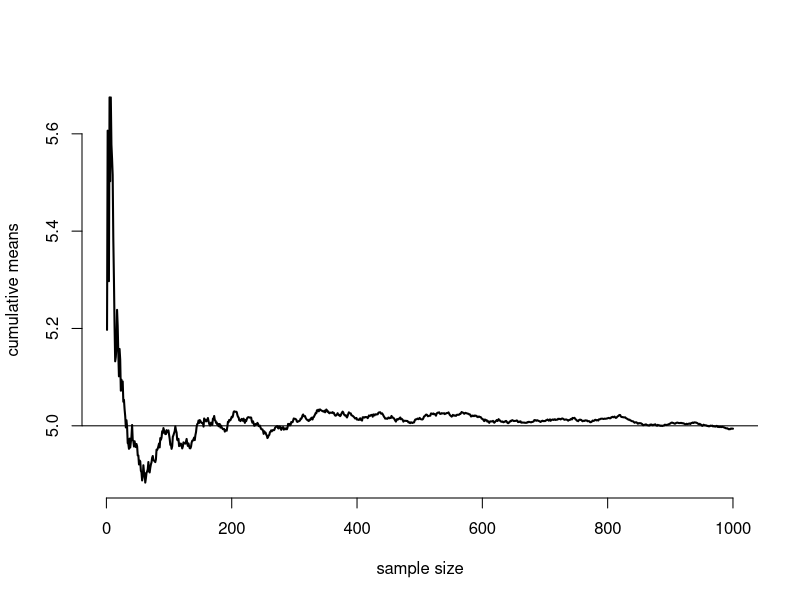
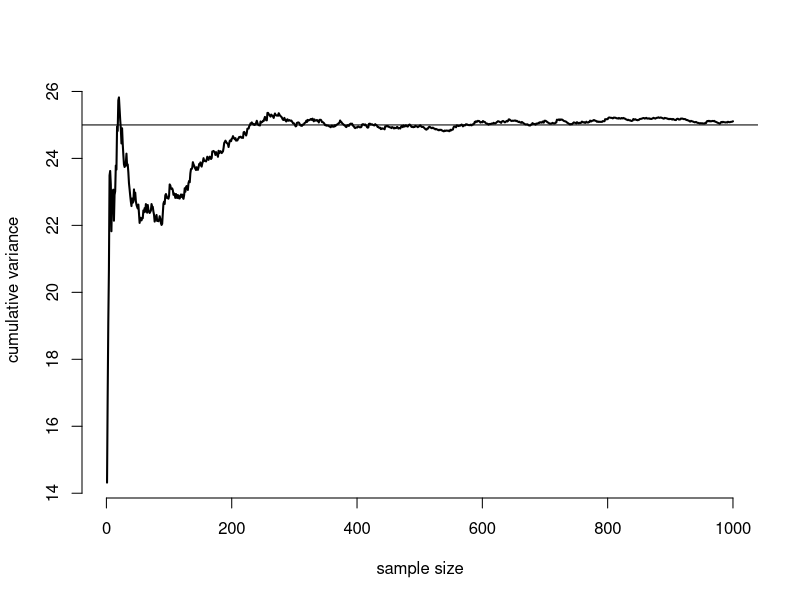
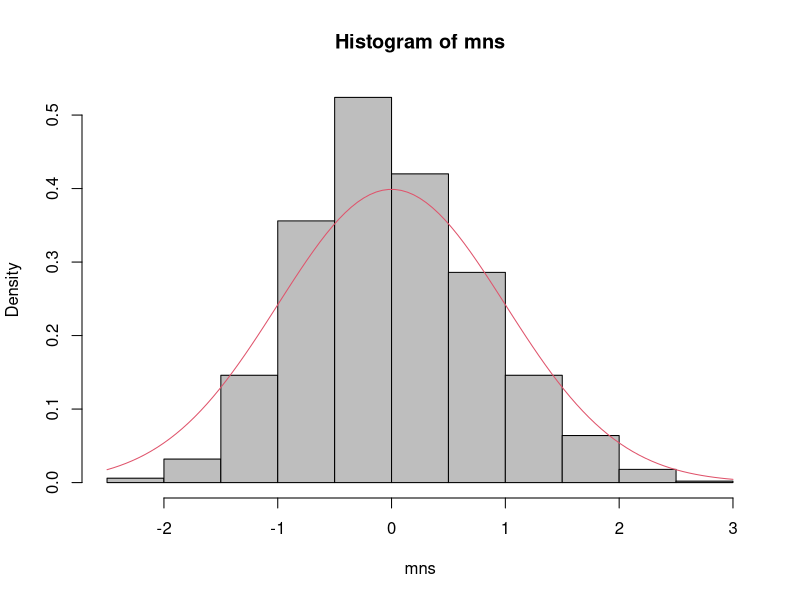
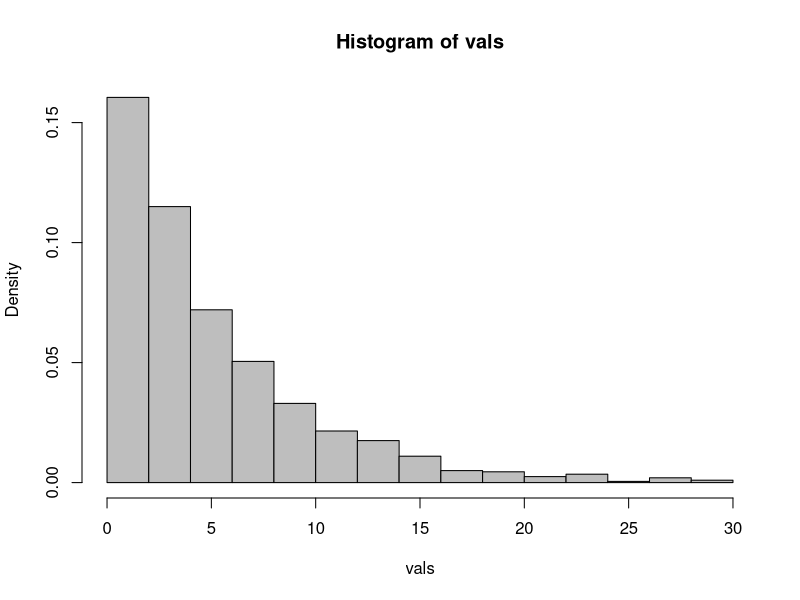
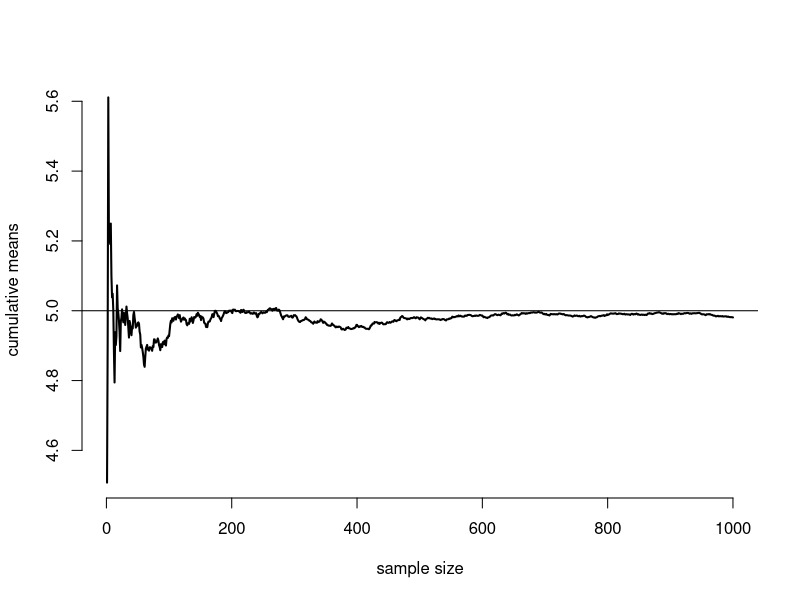
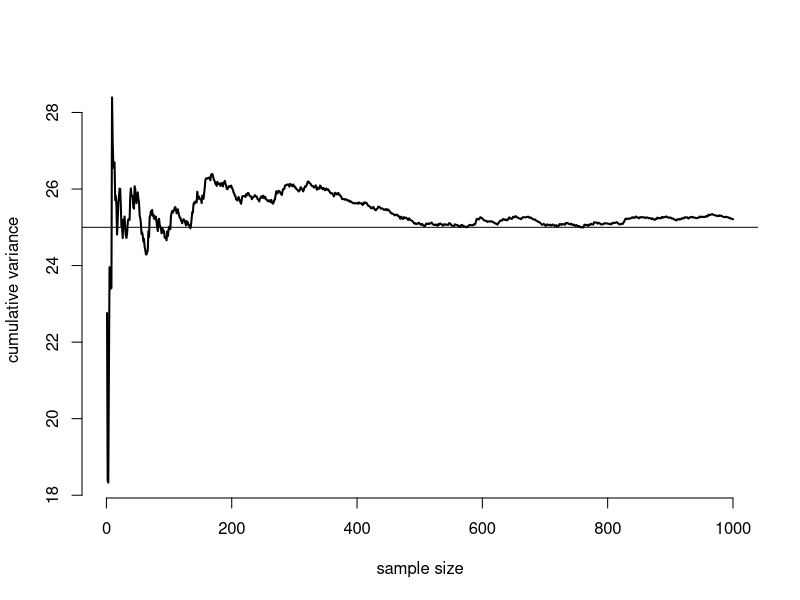
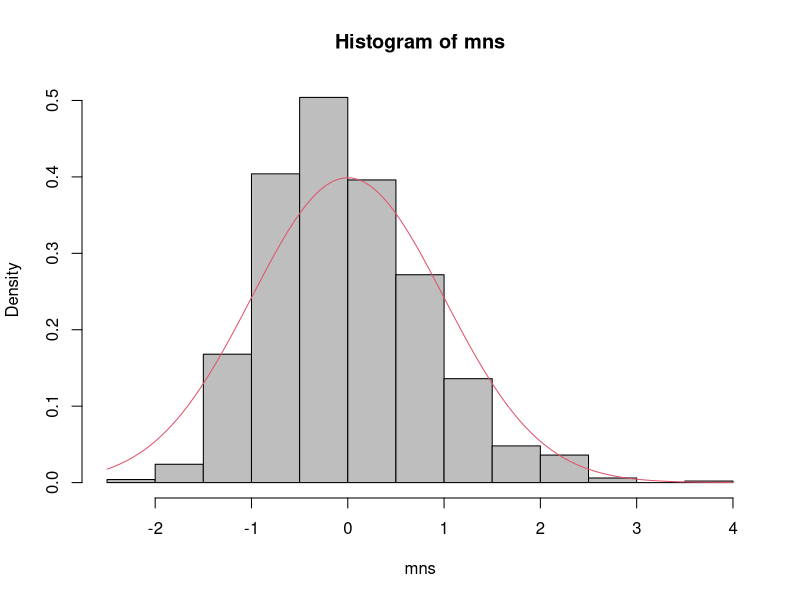
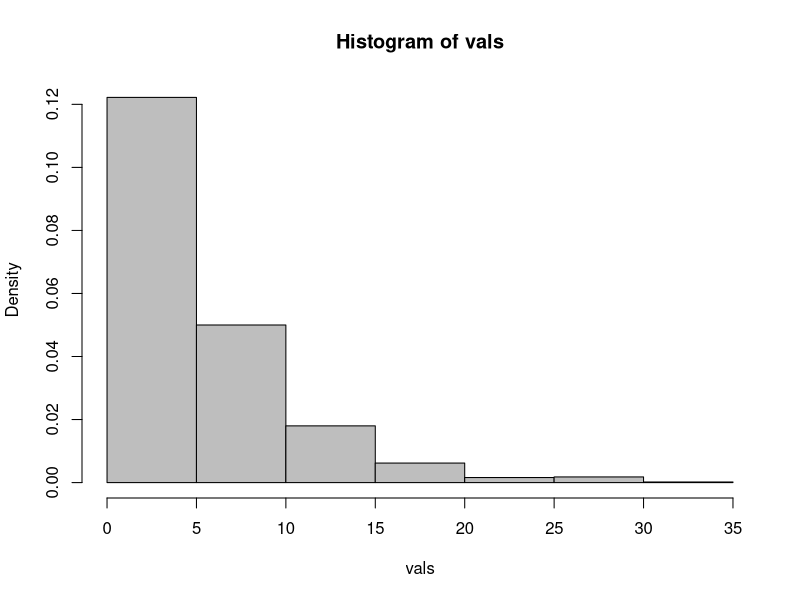

Reproduce these figures in R, in order.
## ---- chunk 1
n <- 1000; 
means = c()
meanValueCumulative = 0
for (i in 1 : n){
  meanValue = mean(rexp(40, 0.2))
  meanValueCumulative = meanValueCumulative + meanValue
  meanNow = meanValueCumulative / i 
  means = c(means, meanNow)
} 

plot(1 : n, means, type = "l", lwd = 2, frame = FALSE, ylab = "cumulative means", xlab = "sample size") 

abline(h = 5)
## ---- chunk 2
n <- 1000; 
means = c()
meanValueCumulative = 0
for (i in 1 : n){
  meanValue = var(rexp(40, 0.2))
  meanValueCumulative = meanValueCumulative + meanValue
  meanNow = meanValueCumulative / i 
  means = c(means, meanNow)
} 

plot(1 : n, means, type = "l", lwd = 2, frame = FALSE, ylab = "cumulative variance", xlab = "sample size") 

abline(h = 25)
## ---- chunk 3
mns = NULL
for (i in 1 : 1000) mns = c(mns, mean(rexp(40, 0.2)-5))
hist(mns, freq = FALSE, col = "grey")
curve(dnorm, col = 2, add = TRUE)
## ---- chunk 4
vals = rexp(1000, 0.2)
hist(vals, freq = FALSE, col = "grey")
## ---- chunk 5
n <- 1000; 
means = c()
meanValueCumulative = 0
for (i in 1 : n){
  meanValue = mean(rexp(40, 0.2))
  meanValueCumulative = meanValueCumulative + meanValue
  meanNow = meanValueCumulative / i 
  means = c(means, meanNow)
} 

plot(1 : n, means, type = "l", lwd = 2, frame = FALSE, ylab = "cumulative means", xlab = "sample size") 

abline(h = 5)
## ---- chunk 6
n <- 1000; 
means = c()
meanValueCumulative = 0
for (i in 1 : n){
  meanValue = var(rexp(40, 0.2))
  meanValueCumulative = meanValueCumulative + meanValue
  meanNow = meanValueCumulative / i 
  means = c(means, meanNow)
} 

plot(1 : n, means, type = "l", lwd = 2, frame = FALSE, ylab = "cumulative variance", xlab = "sample size") 

abline(h = 25)
## ---- chunk 7
mns = NULL
for (i in 1 : 1000) mns = c(mns, mean(rexp(40, 0.2)-5))
hist(mns, freq = FALSE, col = "grey")
curve(dnorm, col = 2, add = TRUE)
## ---- chunk 8
vals = rexp(1000, 0.2)
hist(vals, freq = FALSE, col = "grey")
